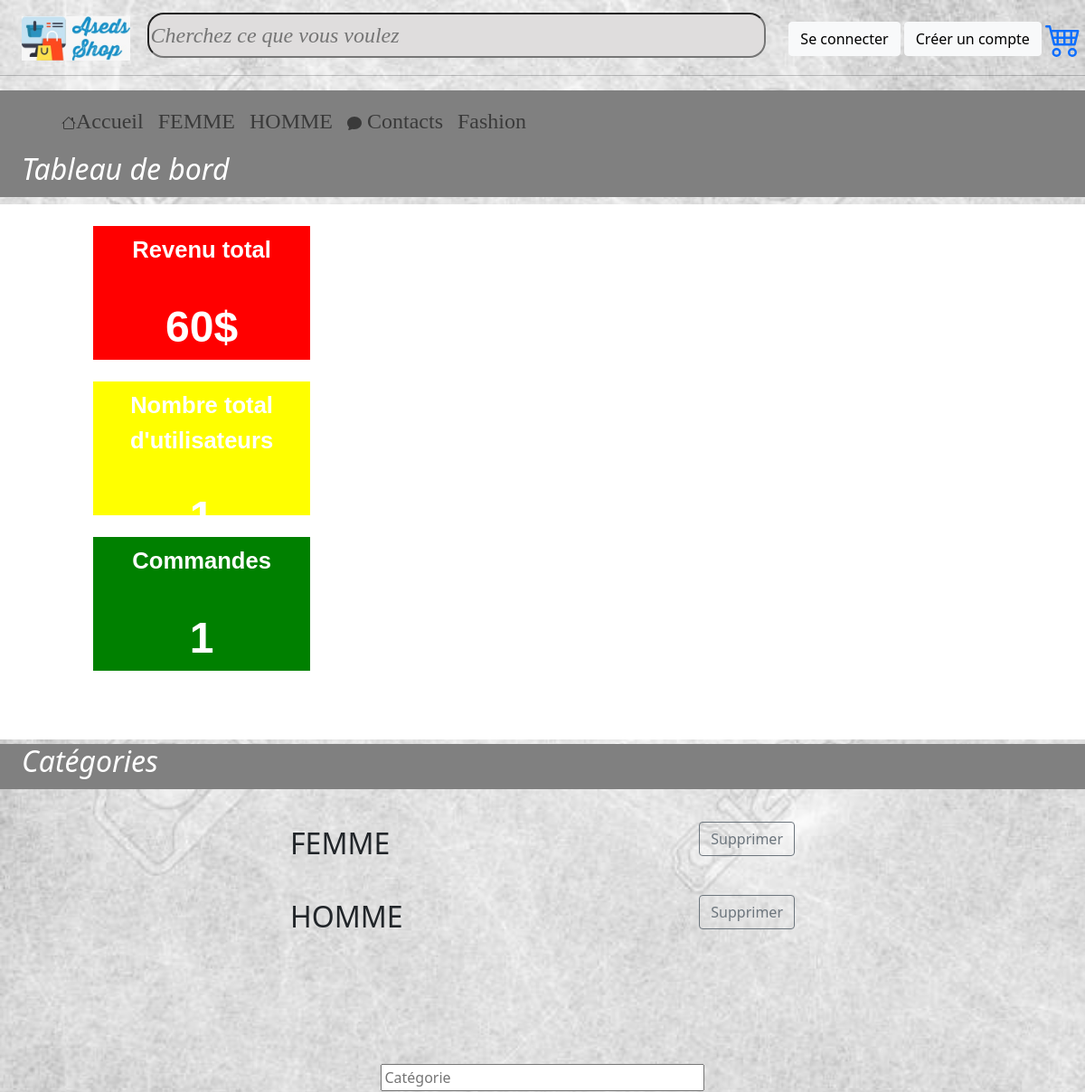
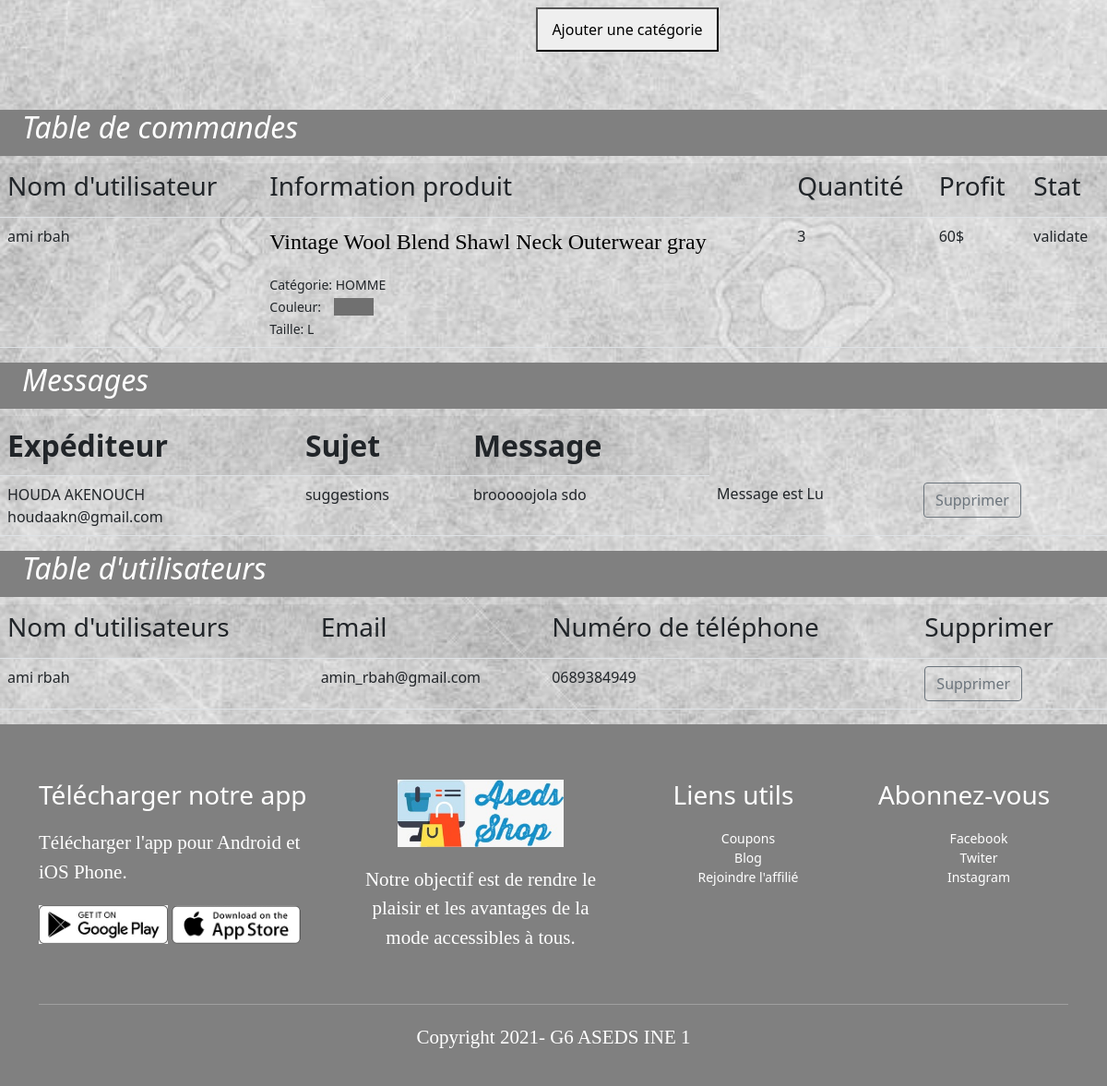
/administration.php, run on the app's committed database (2 pictures, top to bottom).
### tables this page shows
CREATE TABLE `commandes` (
  `commande_id` int(11) NOT NULL,
  `fk_client_id` int(11) NOT NULL,
  `fk_product_id` int(11) NOT NULL,
  `quantity` int(11) NOT NULL DEFAULT 1,
  `stat` varchar(50) DEFAULT 'non commander',
  `date_commande` date DEFAULT current_timestamp()
);

CREATE TABLE `clients` (
  `client_id` int(11) NOT NULL,
  `client_name` varchar(200) NOT NULL,
  `email` varchar(50) NOT NULL,
  `password` varchar(200) NOT NULL,
  `phone_number` varchar(11) NOT NULL
);

CREATE TABLE `products` (
  `product_id` int(11) NOT NULL,
  `product_name` varchar(200) NOT NULL,
  `category` varchar(20) NOT NULL,
  `product_price` double(10,2) NOT NULL,
  `product_image` varchar(255) NOT NULL,
  `product_quantity` int(11) NOT NULL,
  `product_color` varchar(200) NOT NULL,
  `product_size` char(1) NOT NULL,
  `product_date` datetime NOT NULL DEFAULT current_timestamp(),
  `product_desc` mediumtext NOT NULL
);

CREATE TABLE `messagerie` (
  `id` int(11) NOT NULL,
  `expediteur` varchar(200) NOT NULL,
  `subject` varchar(200) NOT NULL,
  `email` varchar(400) DEFAULT NULL,
  `message` text NOT NULL,
  `etat` varchar(200) NOT NULL DEFAULT 'non_lu'
);

### commandes_table.php (the view, shortened to what this page needs)
<div class = "fluid-container background-h2">
<div style="margin-top:5px;">
<h2>Table de commandes</h2>
</div>
</div>
<table class="table table-striped">
            <tr>
                <th><h3>Nom d'utilisateur</h3> </th>
                <th> <h3>Information produit</h3></th>
                <th> <h3>Quantité</h3> </th>
                <th> <h3>Profit</h3> </th>
                <th> <h3>Stat</h3> </th>
            </tr>
          <?php
            $sql = "SELECT commande_id,client_name,product_name,product_price,category,product_color,product_size,quantity,stat,date_commande
                    FROM products,commandes,clients WHERE products.product_id = commandes.fk_product_id AND clients.client_id = commandes.fk_client_id;";
            $result = mysqli_query($link, $sql);
          ?>
          <?php
            if (mysqli_num_rows($result) > 0) {
            while ($row = $result->fetch_assoc()) {
                $commande_id = $row["commande_id"];
                $client_name = $row["client_name"];
                $product_name = $row["product_name"];
                $product_price = $row["product_price"];
                $category = $row["category"];
                $quantity = $row["quantity"];
                $product_color = $row["product_color"];
                $product_size = $row["product_size"];
                $etat = $row["stat"];
            ?>
            <tr>
                <td><?php echo $client_name?></td>
                <td>
                    <div class='cart-info'>
                        <div>
                            <p style="color:black;"><?php echo"$product_name"?></p>
                            <small>Catégorie: <?php echo"$category"?></small><br>
                            <small>Couleur: <span style="margin-left:10px;padding-right:40px;;background-color:<?php echo"$product_color"?>;color:<?php echo"$product_color"?>;">.</span></small><br>
                            <small>Taille: <?php echo"$product_size"?></small><br>
                        </div>
                    </div>
                </td>
                <td><?php echo $quantity ?></td>
                <td><?php $benefice = $product_price * $quantity; echo $benefice ?>$</td>
                <td>
                    <?php
                        if($etat==="waiting for validation"){ ?>
                            <div id="<?php echo $commande_id?>">
                            <button  type="button" value="<?php echo $commande_id ?>" onclick="valider(this.value)">valider</button>
                            <button  type="button" value="<?php echo $commande_id ?>" onclick="refuse(this.value)">refuse</button>
                            </div>
                        <?php } else {
                            echo $etat;
                        }
                    ?>
                </td>
                </tr>
            <?php }}
            ?>
          </table>

### administration.php (shortened to what this page needs)
<?php
require_once "config.php";
?>
<!DOCTYPE html>
<html lang="en">
<head>
    <link rel="stylesheet" href="administration.css">
    <?php include 'links.php';?>
</head>
<body>
    <?php include 'header.php';?>
<div class = "fluid-container background-h2">
<h2>Tableau de bord</h2>
</div>
<div class="fluid-container" style="  background-color: white;">
  <div class="row">
  <div class="col">
  <div id="total_incomes_style">
    <p class="bord">Revenu total</p>
    <p class="bord1" id="total_incomes" ></p>
  </div>
  <div id="users_style">
    <p class="bord" >Nombre total d'utilisateurs</p>
    <p class="bord1" id="users"><p>
  </div>
  <div id="commandes_style">
    <p class="bord" >Commandes</p>
    <p class="bord1" id="commandes"></p>
  </div>
  </div>
  <div class="col statistic">
  </div>
  <div class="col">
  </div>
  </div>
</div>
      <?php include 'administration_category.php';?>
      <?php include 'commandes_table.php';?>
      <?php include 'administration_contact_us.php';?>
      <?php include 'users_table.php';?>
      <?php include 'footer.php'; ?>
</body>
</html>

### links.php (shortened to what this page needs)
<link rel="stylesheet" href="https://stackpath.bootstrapcdn.com/font-awesome/4.7.0/css/font-awesome.min.css">
    <link href="https://cdn.jsdelivr.net/npm/bootstrap@5.0.0-beta1/dist/css/bootstrap.min.css" rel="stylesheet">
    <link rel="stylesheet" type="text/css" href="https://stackpath.bootstrapcdn.com/font-awesome/4.7.0/css/font-awesome.min.css">
  <link rel="stylesheet" href="https://stackpath.bootstrapcdn.com/font-awesome/4.7.0/css/font-awesome.min.css">
        <link href="https://cdn.jsdelivr.net/npm/bootstrap@5.0.0-beta1/dist/css/bootstrap.min.css" rel="stylesheet">
        <link href="https://cdn.jsdelivr.net/npm/bootstrap@5.0.0-beta1/dist/css/bootstrap.min.css" rel="stylesheet">

### header.php (shortened to what this page needs)
<?php
$username="";
?>
<?php
$sqln2 = "SELECT DISTINCT category FROM products ; ";
$resultn2 = mysqli_query($link, $sqln2);
?>
<link rel="stylesheet" href="header.css">
        <header>
                <form  method="GET">
                    <img style="width:10%; height:5%;margin-left:2%" src="aseds.jpg"  onMouseOver="afficher('Bienvenue !')" id="logo" alt="header_logo">
                    <?php include 'search_bar.php'; ?>
                <?php if(!empty($_SESSION)){ ?>
                    <a href="deconnecter.php"><button type="button" value="deconnected" id="deconnecter" class="btn btn-light">Se déconnecter</button></a>
                    <a href="profil.php" class="btn btn-secondary btn-lg" ><?php echo $username?></a>
                <?php } else {?>
                    <a href="login.php" ><button type="button" id="connecter" class="btn btn-light"  >Se connecter</button></a>
                    <a href="register.php"><button type="button" id="creer" class="btn btn-light">Créer un compte</button></a>
                <?php }?>
                <?php if($client_id!=1){ ?>
                  <a href="shooping-cart.php"><i class="bi bi-cart4"></i></a>
                  <?php }?>
                </form>
       </header>
       <hr>
        <nav id="header_nav" class="  navbar navbar-expand-md navbar-light font-weight-bold text-upper-case px-5" >
            <div class="container-fluid">
              <ul class="nav navbar-nav">
                <li class="nav-item"> <a class="nav-link" href="acceuil.php"><i class="bi bi-house-door-fill"></i>Accueil</a></li>
                  <?php
                    if (mysqli_num_rows($resultn2) > 0) {
                    while ($rown2 = $resultn2->fetch_assoc()) {
                      $product_category=$rown2["category"];
                  ?>
                <li  class="nav-item"><a class="nav-link" href="<?php printf('%s?category=%s', 'category.php',  $product_category); ?>"><?php echo $product_category ?></a></li>
                <?php
                  }}
                ?>
                 <li class="nav-item"> <a class="nav-link" href="contact_us.php"><i class="bi bi-chat-fill"></i>        Contacts          </a>
                  <li class="nav-item"> <a class="nav-link" href="articles.php">        Fashion          </a></li>
                </ul>
            </div>
        </nav>

### search_bar.php (shortened to what this page needs)
<div class="dropdown">
    <input style="width: 95%;" type="text"  onkeyup="showHint(this.value)" name="search" id="header_search"  placeholder="Cherchez ce que vous voulez" aria-label="Search through site content" autocomplete="true" >
</div>

### administration_category.php (shortened to what this page needs)
<div class = "fluid-container background-h2">
<div style="margin-top:5px;">
<h2>Catégories</h2>
</div>
</div>
<?php
$sqla = "SELECT DISTINCT category FROM products ; ";
$resulta = mysqli_query($link, $sqla);
?>
<div class="container" style="margin-top:3%;margin-bottom:3%">
<?php
    if (mysqli_num_rows($resulta) > 0) {
    while ($rowa = $resulta->fetch_assoc()) {
          $category=$rowa["category"];
    ?>
    <div style="margin-top:3%;margin-bottom:3%;margin-left:25%;margin-right:25%;font-size:200%;" id="<?php echo $category."id" ?>">
    <?php echo $category ?>
    <button style="float:right;" class="btn btn-outline-secondary" value="<?php echo $category ?>" onclick="remove_category(this.value)">Supprimer</button>
    </div>
<?php
  }}
?>
<div id="later" style="margin:10%">
  <form  action="<?php echo htmlspecialchars($_SERVER["PHP_SELF"]); ?>" method="post">
		<input style="margin-top:3%;margin-bottom:1%;margin-left:30%;margin-right:30%;width: 40%;" id="new_category" type="text" placeholder="Catégorie" ><br>
	</form>
  <button style="margin-left:30%;margin-right:30%;float:right;padding-left:15px;padding-right:15px;padding-top:10px;padding-bottom:10px;"  onclick="add_category()" >Ajouter une catégorie</button>
</div>
</div>

### administration_contact_us.php (shortened to what this page needs)
<div class = "fluid-container background-h2">
  <h2>Messages</h2>
</div>
      <table class="table table-striped" align="center">
                  <tr style="font-size:200%;">
                      <th> Expéditeur</th>
                       <th>Sujet</th>
                       <th>Message</th>
                   </tr>
      <?php
          $sql11 = "SELECT * FROM messagerie ;";
          $result11 = mysqli_query($link, $sql11);
        ?>
        <?php
          if (mysqli_num_rows($result11) > 0) {
          while ($row11 = $result11->fetch_assoc()) {
              $ide=$row11["id"];
              $contact_name=$row11["expediteur"];
              $contact_email = $row11["email"];
              $contact_subject= $row11["subject"];
              $contact_message= $row11["message"];
              $contact_etat= $row11["etat"];
              ?>
            <tr id="<?php echo $ide."id" ?>">
              <td><?php echo $contact_name?><br><?php echo $contact_email?></td>
              <td><?php echo $contact_subject?></td>
              <td><?php echo $contact_message?></td>
              <td>
              <?php
              if($contact_etat==="non_lu"){
              ?>
              <div id="<?php echo $ide ?>">
              <button  class="btn btn-outline-secondary"  value="<?php echo $ide ?>" onclick="message_lu(this.value)">Lu</button>
              </div>
              <?php
              } else {
              ?>
              <?php
              echo $contact_etat ; }
              ?>
              </td>
              <td><button class="btn btn-outline-secondary" value="<?php echo $ide ?>" onclick="remove_message(this.value)">Supprimer</button></td>
            </tr>
          <?php }}
          ?>
        </table>

### users_table.php (shortened to what this page needs)
<div class = "fluid-container background-h2">
    <h2>Table d'utilisateurs</h2>
  </div>
      <table class="table table-striped">
            <tr>
              <th><h3>Nom d'utilisateurs</h3> </th>
              <th> <h3>Email</h3></th>
              <th> <h3>Numéro de téléphone</h3> </th>
              <th> <h3>Supprimer</h3> </th>
            </tr>
          <?php
            $sql2 = "SELECT * FROM clients;";
            $result2 = mysqli_query($link, $sql2);
          ?>
          <?php
            if (mysqli_num_rows($result2) > 0) {
            while ($row2 = $result2->fetch_assoc()) {
                $client_id=$row2["client_id"];
                $client_name = $row2["client_name"];
                $client_phone= $row2["phone_number"];
                $email= $row2["email"];
                if($row2["client_id"]!=1){
                ?>
              <tr id="<?php echo $client_id."id" ?>">
                <td><?php echo $client_name?></td>
                <td><?php echo $email?></td>
                <td><?php echo $client_phone?></td>
                <td><button class="btn btn-outline-secondary" value="<?php echo $client_id ?>" onclick="remove_user(this.value)">Supprimer</button></td>
              </tr>
            <?php }}}
            ?>
          </table>

### footer.php
<link rel="stylesheet" href="footer.css">
<div class="footer">
    <div class="container">
        <div class="row">
            <div class="footer-col-1">
                <h3> Télécharger notre app</h3>
                <p>Télécharger l'app pour Android et iOS Phone.</p>
                <div class="app-logo">
                    <img src="play-store.jpg" >
                    <img src="App-store.png" >
                </div>
            </div>
            <div class="footer-col-2">
                <img src="aseds.jpg">
                <p>Notre objectif est de rendre le plaisir et les avantages de la mode accessibles à tous.
                </p>
            </div>
            <div class="footer-col-3">
                <h3>Liens utils</h3>
                <ul>
                    <li>Coupons</li>
                    <li>Blog</li>
                    <li>Rejoindre l'affilié</li>
                </ul>
            </div>
            <div class="footer-col-4">
                <h3>Abonnez-vous </h3>
                <ul>
                    <li>Facebook</li>
                    <li>Twiter</li>
                    <li>Instagram</li>
                </ul>
            </div>
        </div>
        <hr>
        <p class="Copyright">Copyright 2021- G6 ASEDS INE 1</p>
    </div>
</div>

### administration.css (style rules this page uses)
body { background: url(gray.jpg); background-size: cover; }
h2 { font-size:xx-large; height: 50px; font-family:'Segoe UI', Tahoma, Geneva, Verdana, sans-serif; font-style: italic; color:#FFF; margin : 2%; }
.background-h2 { background-color: grey; }
#total_incomes_style { background-color: red; width: 70%; height: 25%; margin-top:2vw; margin-left:30%; }
#users_style { background-color: yellow; width: 70%; height: 25%; margin-top:2vw; margin-left:30%; }
#commandes_style { background-color: green; width: 70%; height: 25%; margin-top:2vw; margin-left:30%; }
.bord { text-align: center; padding:10%; font-size:160%; font-family: "Lucida Handwriting", Helvetica, sans-serif; font-weight: bold; padding:3%; }
.bord1 { text-align: center; padding:10%; font-size:300%; font-family: "Lucida Handwriting", Helvetica, sans-serif; font-weight: bold; padding:3%; }
.statistic { margin-left:10%; }

### header.css (style rules this page uses)
#header_search { width: 60%; height: 50px; background-color: rgb(223, 221, 221); font-size: x-large; font-family: Georgia, 'Times New Roman', Times, serif; font-style: italic; border-radius: 18px; margin-top: 2%; margin-left:2% ; }
#header_nav { background-color:grey; font-family: Georgia, 'Times New Roman', Times, serif; font-size: x-large; }

### footer.css (style rules this page uses)
.footer { background:grey; color:white; font-size: 14px; padding: 60px 0 20px; }
.footer h3 { color:#fff; margin-bottom: 20px; }
.footer-col-1, .footer-col-2, .footer-col-3, .footer-col-4 { min-width: 250px; margin-bottom: 20px; }
.footer-col-1 { flex-basis: 30%; }
.footer-col-2 { flex: 1; text-align: center; }
.footer-col-2 img { width: 180px; margin-bottom: 20px; }
.footer-col-3,.footer-col-4 { flex-basis: 12%; text-align: center; }
ul { list-style-type: none; }
.app-logo { margin-top:20px }
.app-logo img { width: 140px }
.footer hr { border: none; background:white; height: 1px; margin:20px 0; }
.Copyright { text-align: center; }

### search_bar.php (style rules this page uses)
.dropdown { display: inline-block; width: 60%; }

### administration_category.php (style rules this page uses)
label,p { color:white; font-size:150%; font-family: "Times New Roman", Times, serif; }

### data on the page
commandes: fk_client.client_name "ami rbah", fk_product.product_name "Vintage Wool Blend Shawl Neck Outerwear gray", fk_product.category "HOMME", fk_product.product_size "L", quantity "3", benefice "60", stat "validate"
messagerie: expediteur "HOUDA AKENOUCH", email "houdaakn@gmail.com", subject "suggestions", message "brooooojola sdo", etat "Message est Lu", $ide 3 (drawn)
clients: client_name "ami rbah", email "amin_rbah@gmail.com", phone_number "0689384949", $client_id 5 (drawn)

### other printed values
$product_category "FEMME"
$product_category "HOMME"
$category "FEMME"
$category "HOMME"
